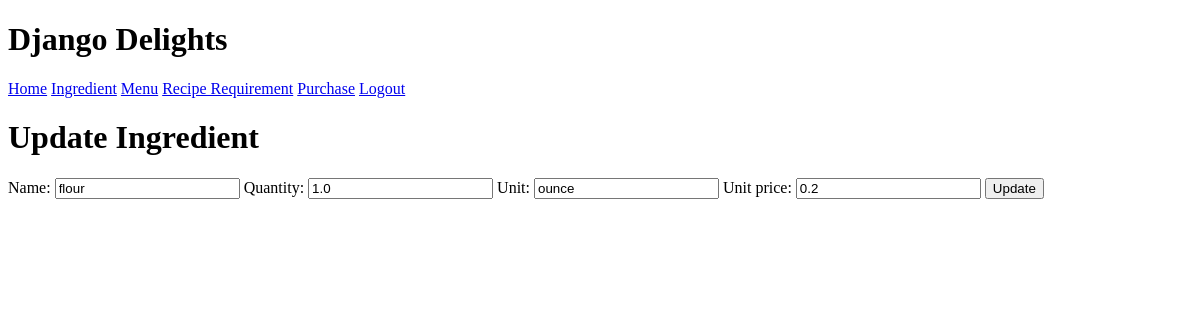
The app's page /inventory/ingredient/4/update/ (signed in), older data.
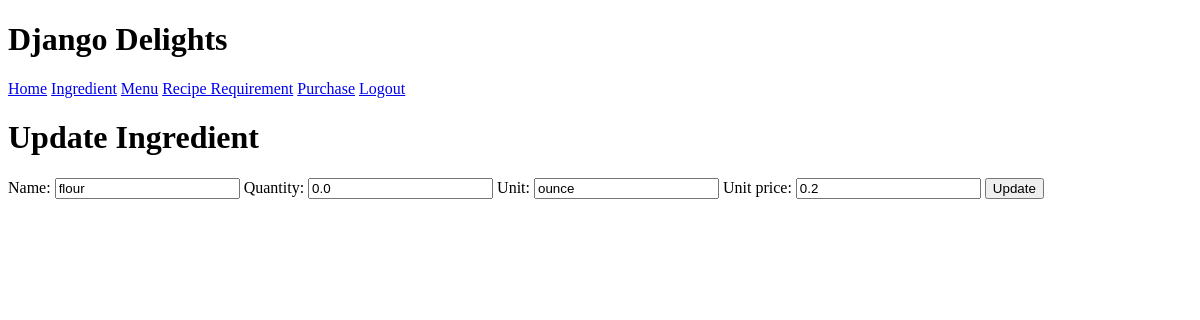
The same page, newer data.
### inventory/models.py (models this page shows, shortened)
class Ingredient(models.Model):
  name = models.CharField(max_length=50)
  quantity = models.FloatField()
  unit = models.CharField(max_length=30)
  unit_price = models.FloatField()

### inventory/views.py (the view)
# urls.py: path("ingredient/<pk>/update/", views.UpdateIngredientList.as_view(), name="update_ingredient"),
class UpdateIngredientList(LoginRequiredMixin, UpdateView):
    model = Ingredient
    form_class = IngredientForm
    template_name = "inventory/update_ingredient.html"

### inventory/forms.py
class IngredientForm(forms.ModelForm):
    class Meta:
        model = Ingredient
        fields = "__all__"

### inventory/templates/inventory/update_ingredient.html (shortened to what this page needs)
{% extends 'base.html' %}
{% block content %}
<h1>Update Ingredient</h1>
<form method="post">
    <div>
        {{ form }}
        <input type="submit" value="Update" />
    </div>
</form>
{% endblock %}

Row changes from the older to the newer data that the page shows:
changed Ingredient "flour": quantity "1.0" → "0.0"
